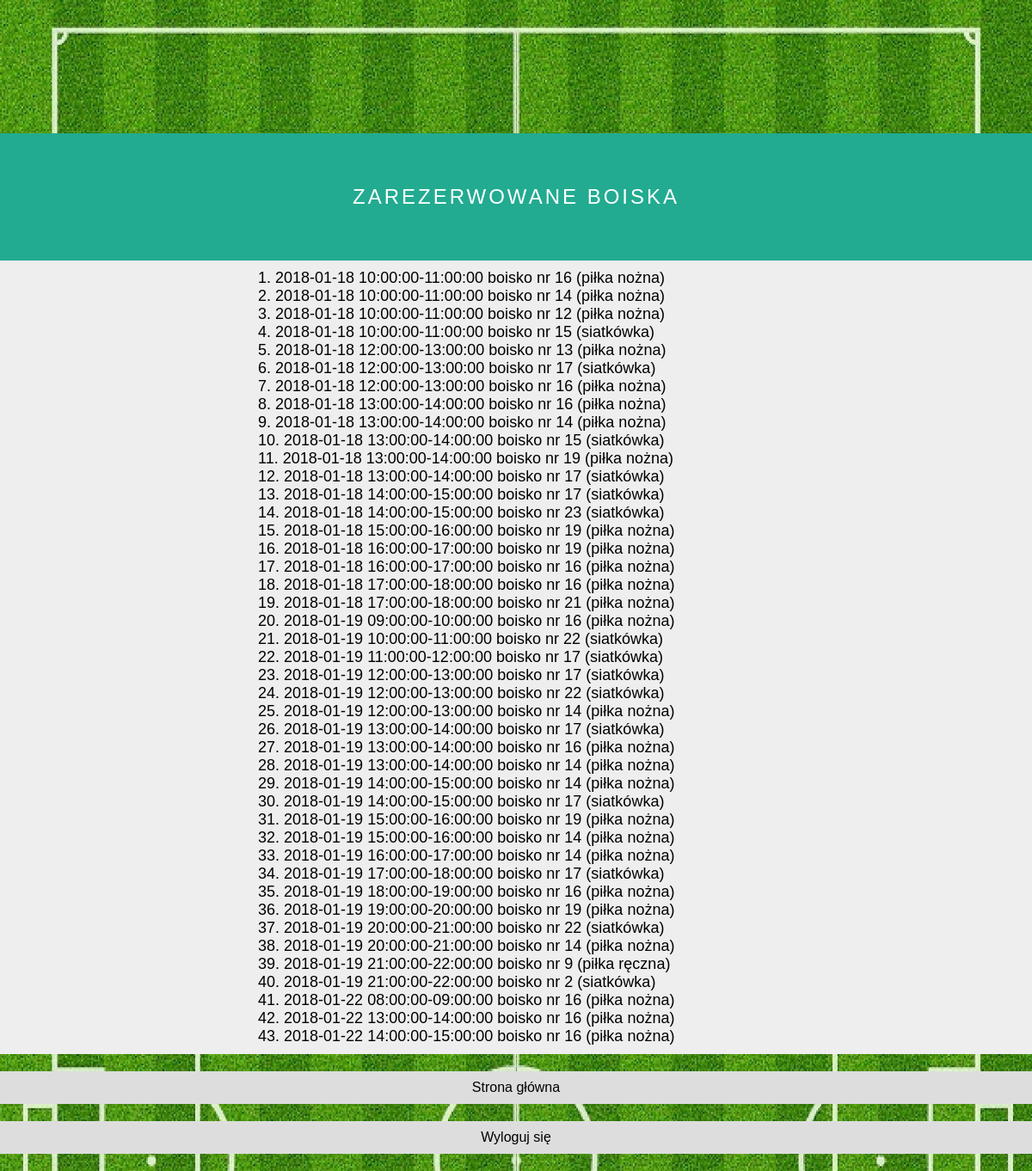
The app's page /fields.php (signed in) with its own data.
### tables this page shows
CREATE TABLE `rezerwacje` (
  `id_rezerwacji` int(10) UNSIGNED NOT NULL,
  `id_uzytkownika` int(10) UNSIGNED NOT NULL,
  `id_boiska` int(10) UNSIGNED NOT NULL,
  `data` date NOT NULL,
  `godzina_od` time NOT NULL,
  `godzina_do` time NOT NULL
);

CREATE TABLE `typ_boiska` (
  `id_typu` int(10) UNSIGNED NOT NULL,
  `typ` varchar(30) NOT NULL
);

### fields.php (the view, shortened to what this page needs)
<!DOCTYPE html>
<html>
    <head>
		<link rel="stylesheet" href="css/styles.css">
    </head>
    <body>
		<div id="center">
			<div class="header">
				Zarezerwowane boiska
			</div>
			<div id="day">
				<div class="list">
					<?php
						$mysqlConnection = @mysqli_connect("localhost", "root", "vertrigo") or die(mysql_error());
						mysqli_select_db($mysqlConnection, "boiska");
						mysqli_set_charset($mysqlConnection, "utf8");
						$res = mysqli_query($mysqlConnection, "SELECT r.id_boiska, data, godzina_od, godzina_do, typ FROM rezerwacje r,boiska b,typ_boiska t WHERE id_uzytkownika=".$_SESSION['user_id']." AND r.id_boiska = b.id_boiska AND b.id_typu = t.id_typu ORDER BY data, godzina_od");
						$num = mysqli_num_rows($res);
						for($i = 1;$i <= $num; $i++)
						{
							$field = mysqli_fetch_assoc($res);
							echo "$i. ".$field["data"]." ".$field["godzina_od"]."-".$field["godzina_do"]." boisko nr ".$field["id_boiska"]." (".$field["typ"].")<br />";
						}
					?>
				</div>
			</div>
			<a href="index.php"> <div class="button"> Strona główna </div> </a>
			<?php require_once("files/buttons2.php"); ?>
		</div>
    </body>
</html>

### css/styles.css (style rules this page uses)
* { margin: 0px; padding: 0px; text-decoration: none; color: black; }
body { background-image: url("../img/background.jpg"); background-size: 100% auto; background-repeat: repeat; background-color: green; font-family: Verdana, sans-serif; }
#center { width: 1200px; margin: 0 auto; margin-top: 155px; }
.header { padding: 60px 0px; width: 100%; background: #22AB90; text-align: center; color: white; font-size: 20px; text-transform: uppercase; letter-spacing: 3px; font-size: 150%; }
.button { margin: 0px; padding: 10px 0; background-color:#ddd; width: 100%; text-align: center; margin: 20px 0px; }
#day { margin: 0; padding: 10px 0; background-color:#eee; text-align: center; font-size: 18px; }
.list { text-align: left; padding-left: 300px; }

### records on screen
rezerwacje: data "2018-01-18", godzina_od "10:00:00", godzina_do "11:00:00", id_boiska "16", typ_boiska.typ "piłka nożna"
rezerwacje: data "2018-01-18", godzina_od "10:00:00", godzina_do "11:00:00", id_boiska "14", typ_boiska.typ "piłka nożna"
rezerwacje: data "2018-01-18", godzina_od "10:00:00", godzina_do "11:00:00", id_boiska "12", typ_boiska.typ "piłka nożna"
rezerwacje: data "2018-01-18", godzina_od "10:00:00", godzina_do "11:00:00", id_boiska "15", typ_boiska.typ "siatkówka"
rezerwacje: data "2018-01-18", godzina_od "12:00:00", godzina_do "13:00:00", id_boiska "13", typ_boiska.typ "piłka nożna"
rezerwacje: data "2018-01-18", godzina_od "12:00:00", godzina_do "13:00:00", id_boiska "17", typ_boiska.typ "siatkówka"
rezerwacje: data "2018-01-18", godzina_od "12:00:00", godzina_do "13:00:00", id_boiska "16", typ_boiska.typ "piłka nożna"
rezerwacje: data "2018-01-18", godzina_od "13:00:00", godzina_do "14:00:00", id_boiska "16", typ_boiska.typ "piłka nożna"
rezerwacje: data "2018-01-18", godzina_od "13:00:00", godzina_do "14:00:00", id_boiska "14", typ_boiska.typ "piłka nożna"
rezerwacje: data "2018-01-18", godzina_od "13:00:00", godzina_do "14:00:00", id_boiska "15", typ_boiska.typ "siatkówka"
rezerwacje: data "2018-01-18", godzina_od "13:00:00", godzina_do "14:00:00", id_boiska "19", typ_boiska.typ "piłka nożna"
rezerwacje: data "2018-01-18", godzina_od "13:00:00", godzina_do "14:00:00", id_boiska "17", typ_boiska.typ "siatkówka"
rezerwacje: data "2018-01-18", godzina_od "14:00:00", godzina_do "15:00:00", id_boiska "17", typ_boiska.typ "siatkówka"
rezerwacje: data "2018-01-18", godzina_od "14:00:00", godzina_do "15:00:00", id_boiska "23", typ_boiska.typ "siatkówka"
rezerwacje: data "2018-01-18", godzina_od "15:00:00", godzina_do "16:00:00", id_boiska "19", typ_boiska.typ "piłka nożna"
rezerwacje: data "2018-01-18", godzina_od "16:00:00", godzina_do "17:00:00", id_boiska "19", typ_boiska.typ "piłka nożna"
rezerwacje: data "2018-01-18", godzina_od "16:00:00", godzina_do "17:00:00", id_boiska "16", typ_boiska.typ "piłka nożna"
rezerwacje: data "2018-01-18", godzina_od "17:00:00", godzina_do "18:00:00", id_boiska "16", typ_boiska.typ "piłka nożna"
rezerwacje: data "2018-01-18", godzina_od "17:00:00", godzina_do "18:00:00", id_boiska "21", typ_boiska.typ "piłka nożna"
rezerwacje: data "2018-01-19", godzina_od "09:00:00", godzina_do "10:00:00", id_boiska "16", typ_boiska.typ "piłka nożna"
rezerwacje: data "2018-01-19", godzina_od "10:00:00", godzina_do "11:00:00", id_boiska "22", typ_boiska.typ "siatkówka"
rezerwacje: data "2018-01-19", godzina_od "11:00:00", godzina_do "12:00:00", id_boiska "17", typ_boiska.typ "siatkówka"
rezerwacje: data "2018-01-19", godzina_od "12:00:00", godzina_do "13:00:00", id_boiska "17", typ_boiska.typ "siatkówka"
rezerwacje: data "2018-01-19", godzina_od "12:00:00", godzina_do "13:00:00", id_boiska "22", typ_boiska.typ "siatkówka"
rezerwacje: data "2018-01-19", godzina_od "12:00:00", godzina_do "13:00:00", id_boiska "14", typ_boiska.typ "piłka nożna"
rezerwacje: data "2018-01-19", godzina_od "13:00:00", godzina_do "14:00:00", id_boiska "17", typ_boiska.typ "siatkówka"
rezerwacje: data "2018-01-19", godzina_od "13:00:00", godzina_do "14:00:00", id_boiska "16", typ_boiska.typ "piłka nożna"
rezerwacje: data "2018-01-19", godzina_od "13:00:00", godzina_do "14:00:00", id_boiska "14", typ_boiska.typ "piłka nożna"
rezerwacje: data "2018-01-19", godzina_od "14:00:00", godzina_do "15:00:00", id_boiska "14", typ_boiska.typ "piłka nożna"
rezerwacje: data "2018-01-19", godzina_od "14:00:00", godzina_do "15:00:00", id_boiska "17", typ_boiska.typ "siatkówka"
rezerwacje: data "2018-01-19", godzina_od "15:00:00", godzina_do "16:00:00", id_boiska "19", typ_boiska.typ "piłka nożna"
rezerwacje: data "2018-01-19", godzina_od "15:00:00", godzina_do "16:00:00", id_boiska "14", typ_boiska.typ "piłka nożna"
rezerwacje: data "2018-01-19", godzina_od "16:00:00", godzina_do "17:00:00", id_boiska "14", typ_boiska.typ "piłka nożna"
rezerwacje: data "2018-01-19", godzina_od "17:00:00", godzina_do "18:00:00", id_boiska "17", typ_boiska.typ "siatkówka"
rezerwacje: data "2018-01-19", godzina_od "18:00:00", godzina_do "19:00:00", id_boiska "16", typ_boiska.typ "piłka nożna"
rezerwacje: data "2018-01-19", godzina_od "19:00:00", godzina_do "20:00:00", id_boiska "19", typ_boiska.typ "piłka nożna"
rezerwacje: data "2018-01-19", godzina_od "20:00:00", godzina_do "21:00:00", id_boiska "22", typ_boiska.typ "siatkówka"
rezerwacje: data "2018-01-19", godzina_od "20:00:00", godzina_do "21:00:00", id_boiska "14", typ_boiska.typ "piłka nożna"
rezerwacje: data "2018-01-19", godzina_od "21:00:00", godzina_do "22:00:00", id_boiska "9", typ_boiska.typ "piłka ręczna"
rezerwacje: data "2018-01-19", godzina_od "21:00:00", godzina_do "22:00:00", id_boiska "2", typ_boiska.typ "siatkówka"
rezerwacje: data "2018-01-22", godzina_od "08:00:00", godzina_do "09:00:00", id_boiska "16", typ_boiska.typ "piłka nożna"
rezerwacje: data "2018-01-22", godzina_od "13:00:00", godzina_do "14:00:00", id_boiska "16", typ_boiska.typ "piłka nożna"
rezerwacje: data "2018-01-22", godzina_od "14:00:00", godzina_do "15:00:00", id_boiska "16", typ_boiska.typ "piłka nożna"
